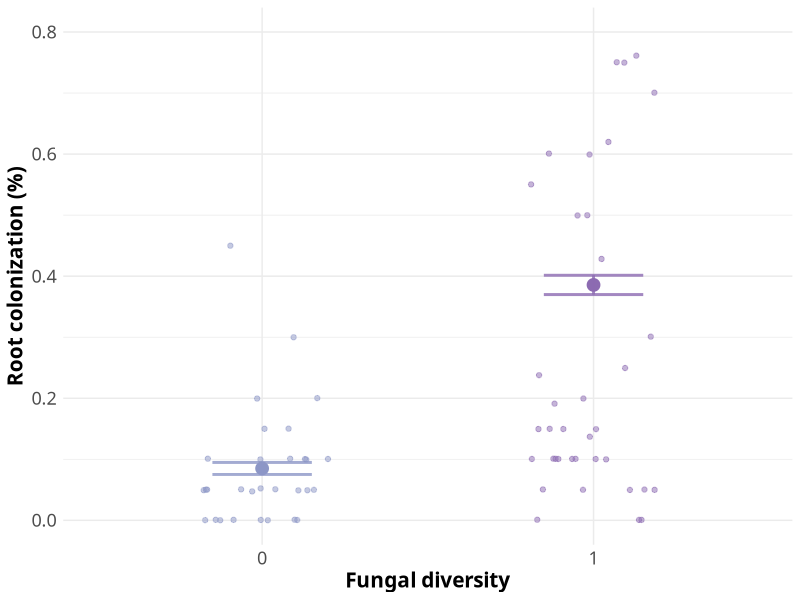
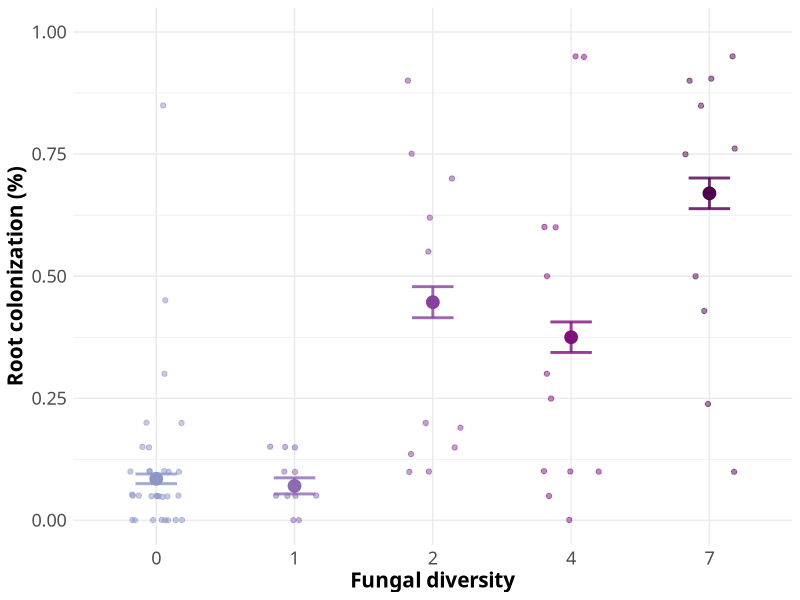

Write the R code that produced these figures, in order.
###########################################################
####### MYC COLONIZATION ASSESSMENT: BY FUNGAL LEVEL ######
###########################################################

####### PURPOSE OF THIS SCRIPT:
# test myc colonization between f-levels

####### RAW DATA USED:
# ERM_colonization2025.txt

####### DATA CREATED:
# NA

###### PLOTS CREATED:
# colonization_sterilevs.inoc.jpg
# colonization_sterilevs.f_level

#######################
#### Load Packages ####
#######################

library(tidyverse)
library(emmeans)
library(RColorBrewer)

## set color palettes:
f_colors <- brewer.pal(9, "BuPu")[5:9]

#######################
###### Read Data ######
#######################

coldat <- read.table("data/ERM_colonization2025.txt", header = TRUE) %>% 
  drop_na() %>%
  mutate(f_level = as.character(f_level)) %>%
  mutate(f_level2 = as.character(ifelse(f_level == 0, 0, 1)))

#######################
#### Model/Plot #######
#######################

# sterile v inoculated
colmod <- glm(cbind(colonized,not) ~ f_level2, data = coldat, family = "binomial")
summary(colmod)
anova(colmod)

# plot
ref <- emmeans(colmod, pairwise~f_level2, data = coldat, type = "response")
ref.table <- as.data.frame(ref$emmeans) 

plot <- ggplot(ref.table, aes(f_level2, prob, color=f_level2)) + 
  geom_point(position=position_dodge(1), size =4) + 
  geom_errorbar(aes(ymin=prob-SE, ymax=prob+SE), width=0.3,size=1,alpha = 0.8, position=position_dodge(1)) + 
  geom_point(data = coldat, aes(f_level2, percent, color = f_level2), 
             position = position_jitter(width = 0.2), alpha = 0.5) + 
  scale_y_continuous()+
  labs(y = "Root colonization (%)", x = "Fungal diversity", color = "Fungal diversity") +
  theme_minimal() +
  theme(text = element_text(size = 15, family = "Tahoma"),
        axis.title = element_text(face="bold"),
        axis.text.x=element_text(size = 13),
        axis.text.y=element_text(size = 13),
        legend.position = "none") +
  scale_color_manual(values = f_colors) +
  ylim(0,0.8)

png("figures/colonization_sterilevs.inoc.jpg", width = 6, height = 5, units = 'in', res = 300)
plot
dev.off()

# sterile v inoculated by level
colmod <- glm(cbind(colonized,not) ~ f_level, data = coldat, family = "binomial")
summary(colmod)
anova(colmod)

# plot
ref <- emmeans(colmod, pairwise~f_level, data = coldat, type = "response")
ref.table <- as.data.frame(ref$emmeans)

plot <- ggplot(ref.table, aes(f_level, prob, color=f_level)) + 
  geom_point(position=position_dodge(1), size =4) + 
  geom_errorbar(aes(ymin=prob-SE, ymax=prob+SE), width=0.3,size=1,alpha = 0.8, position=position_dodge(1)) + 
  geom_point(data = coldat, aes(f_level, percent, color = f_level), 
             position = position_jitter(width = 0.2), alpha = 0.5) + 
  theme_bw()+
  scale_y_continuous()+
  labs(y = "Root colonization (%)", x = "Fungal diversity", color = "Fungal diversity") +
  theme_minimal() +
  theme(text = element_text(size = 15, family = "Tahoma"),
        axis.title = element_text(face="bold"),
        axis.text.x=element_text(size = 13),
        axis.text.y=element_text(size = 13),
        legend.position = "none") +
  scale_color_manual(values = f_colors) +
  ylim(0,1.0)

png("figures/colonization_sterilevs.f_level.jpg", width = 6, height = 5, units = 'in', res = 300)
plot
dev.off()
